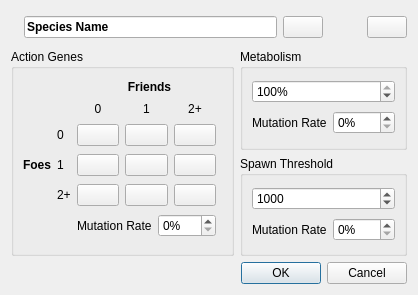
<?xml version="1.0" encoding="UTF-8"?>
<ui version="4.0">
 <class>EditSpeciesDialog</class>
 <widget class="QDialog" name="EditSpeciesDialog">
  <property name="geometry">
   <rect>
    <x>0</x>
    <y>0</y>
    <width>418</width>
    <height>295</height>
   </rect>
  </property>
  <property name="windowTitle">
   <string>Species Editor</string>
  </property>
  <layout class="QVBoxLayout" name="verticalLayout_3" stretch="0,1,0">
   <item>
    <layout class="QHBoxLayout" name="horizontalLayout_5">
     <item>
      <widget class="QLabel" name="dnaIcon">
       <property name="sizePolicy">
        <sizepolicy hsizetype="Fixed" vsizetype="Fixed">
         <horstretch>0</horstretch>
         <verstretch>0</verstretch>
        </sizepolicy>
       </property>
       <property name="pixmap">
        <pixmap resource="resources.qrc">:/icons/resources/icons/dna.png</pixmap>
       </property>
      </widget>
     </item>
     <item>
      <widget class="QLineEdit" name="speciesName">
       <property name="sizePolicy">
        <sizepolicy hsizetype="Expanding" vsizetype="Fixed">
         <horstretch>0</horstretch>
         <verstretch>0</verstretch>
        </sizepolicy>
       </property>
       <property name="font">
        <font>
         <weight>75</weight>
         <bold>true</bold>
        </font>
       </property>
       <property name="text">
        <string>Species Name</string>
       </property>
      </widget>
     </item>
     <item>
      <widget class="QPushButton" name="saveButton">
       <property name="icon">
        <iconset resource="resources.qrc">
         <normaloff>:/icons/resources/icons/save.png</normaloff>:/icons/resources/icons/save.png</iconset>
       </property>
      </widget>
     </item>
     <item>
      <widget class="QLabel" name="colorIcon">
       <property name="minimumSize">
        <size>
         <width>32</width>
         <height>32</height>
        </size>
       </property>
       <property name="maximumSize">
        <size>
         <width>32</width>
         <height>32</height>
        </size>
       </property>
      </widget>
     </item>
     <item>
      <widget class="QPushButton" name="colorPickerButton">
       <property name="sizePolicy">
        <sizepolicy hsizetype="Fixed" vsizetype="Fixed">
         <horstretch>0</horstretch>
         <verstretch>0</verstretch>
        </sizepolicy>
       </property>
       <property name="icon">
        <iconset resource="resources.qrc">
         <normaloff>:/icons/resources/icons/color_picker.png</normaloff>:/icons/resources/icons/color_picker.png</iconset>
       </property>
       <property name="iconSize">
        <size>
         <width>24</width>
         <height>24</height>
        </size>
       </property>
      </widget>
     </item>
    </layout>
   </item>
   <item>
    <layout class="QHBoxLayout" name="horizontalLayout_2">
     <item>
      <widget class="QGroupBox" name="groupBox">
       <property name="title">
        <string>Action Genes</string>
       </property>
       <layout class="QGridLayout" name="gridLayout">
        <item row="0" column="2" colspan="4">
         <widget class="QLabel" name="friendsLabel">
          <property name="sizePolicy">
           <sizepolicy hsizetype="Preferred" vsizetype="Fixed">
            <horstretch>0</horstretch>
            <verstretch>0</verstretch>
           </sizepolicy>
          </property>
          <property name="font">
           <font>
            <weight>75</weight>
            <bold>true</bold>
           </font>
          </property>
          <property name="text">
           <string>Friends</string>
          </property>
          <property name="alignment">
           <set>Qt::AlignCenter</set>
          </property>
         </widget>
        </item>
        <item row="2" column="1">
         <widget class="QLabel" name="foeLabel0">
          <property name="text">
           <string>0</string>
          </property>
         </widget>
        </item>
        <item row="2" column="2">
         <widget class="QPushButton" name="movement00">
          <property name="icon">
           <iconset resource="resources.qrc">
            <normaloff>:/actions/resources/actions/arrow_right.png</normaloff>:/actions/resources/actions/arrow_right.png</iconset>
          </property>
         </widget>
        </item>
        <item row="2" column="3">
         <widget class="QPushButton" name="movement10">
          <property name="icon">
           <iconset resource="resources.qrc">
            <normaloff>:/actions/resources/actions/arrow_right.png</normaloff>:/actions/resources/actions/arrow_right.png</iconset>
          </property>
         </widget>
        </item>
        <item row="3" column="2">
         <widget class="QPushButton" name="movement01">
          <property name="icon">
           <iconset resource="resources.qrc">
            <normaloff>:/actions/resources/actions/arrow_right.png</normaloff>:/actions/resources/actions/arrow_right.png</iconset>
          </property>
         </widget>
        </item>
        <item row="4" column="2">
         <widget class="QPushButton" name="movement02">
          <property name="icon">
           <iconset resource="resources.qrc">
            <normaloff>:/actions/resources/actions/arrow_right.png</normaloff>:/actions/resources/actions/arrow_right.png</iconset>
          </property>
         </widget>
        </item>
        <item row="3" column="3">
         <widget class="QPushButton" name="movement11">
          <property name="icon">
           <iconset resource="resources.qrc">
            <normaloff>:/actions/resources/actions/arrow_right.png</normaloff>:/actions/resources/actions/arrow_right.png</iconset>
          </property>
         </widget>
        </item>
        <item row="4" column="3">
         <widget class="QPushButton" name="movement12">
          <property name="icon">
           <iconset resource="resources.qrc">
            <normaloff>:/actions/resources/actions/arrow_right.png</normaloff>:/actions/resources/actions/arrow_right.png</iconset>
          </property>
         </widget>
        </item>
        <item row="3" column="4">
         <widget class="QPushButton" name="movement21">
          <property name="icon">
           <iconset resource="resources.qrc">
            <normaloff>:/actions/resources/actions/arrow_right.png</normaloff>:/actions/resources/actions/arrow_right.png</iconset>
          </property>
         </widget>
        </item>
        <item row="2" column="4">
         <widget class="QPushButton" name="movement20">
          <property name="icon">
           <iconset resource="resources.qrc">
            <normaloff>:/actions/resources/actions/arrow_right.png</normaloff>:/actions/resources/actions/arrow_right.png</iconset>
          </property>
         </widget>
        </item>
        <item row="4" column="4">
         <widget class="QPushButton" name="movement22">
          <property name="icon">
           <iconset resource="resources.qrc">
            <normaloff>:/actions/resources/actions/arrow_right.png</normaloff>:/actions/resources/actions/arrow_right.png</iconset>
          </property>
         </widget>
        </item>
        <item row="1" column="3">
         <widget class="QLabel" name="friendsLabel1">
          <property name="sizePolicy">
           <sizepolicy hsizetype="Preferred" vsizetype="Fixed">
            <horstretch>0</horstretch>
            <verstretch>0</verstretch>
           </sizepolicy>
          </property>
          <property name="text">
           <string>1</string>
          </property>
          <property name="alignment">
           <set>Qt::AlignCenter</set>
          </property>
         </widget>
        </item>
        <item row="1" column="4">
         <widget class="QLabel" name="friendsLabel2">
          <property name="sizePolicy">
           <sizepolicy hsizetype="Preferred" vsizetype="Fixed">
            <horstretch>0</horstretch>
            <verstretch>0</verstretch>
           </sizepolicy>
          </property>
          <property name="text">
           <string>2+</string>
          </property>
          <property name="alignment">
           <set>Qt::AlignCenter</set>
          </property>
         </widget>
        </item>
        <item row="3" column="1">
         <widget class="QLabel" name="foeLabel1">
          <property name="text">
           <string>1</string>
          </property>
         </widget>
        </item>
        <item row="4" column="1">
         <widget class="QLabel" name="foeLabel2">
          <property name="text">
           <string>2+</string>
          </property>
         </widget>
        </item>
        <item row="1" column="2">
         <widget class="QLabel" name="friendsLabel0">
          <property name="sizePolicy">
           <sizepolicy hsizetype="Preferred" vsizetype="Fixed">
            <horstretch>0</horstretch>
            <verstretch>0</verstretch>
           </sizepolicy>
          </property>
          <property name="text">
           <string>0</string>
          </property>
          <property name="alignment">
           <set>Qt::AlignCenter</set>
          </property>
         </widget>
        </item>
        <item row="5" column="2" colspan="3">
         <layout class="QHBoxLayout" name="horizontalLayout_6">
          <item>
           <widget class="QLabel" name="movementMutationLabel">
            <property name="text">
             <string>Mutation Rate</string>
            </property>
           </widget>
          </item>
          <item>
           <widget class="QSpinBox" name="movementMutation">
            <property name="suffix">
             <string>%</string>
            </property>
            <property name="maximum">
             <number>100</number>
            </property>
           </widget>
          </item>
         </layout>
        </item>
        <item row="2" column="0" rowspan="3">
         <widget class="QLabel" name="foesLabel">
          <property name="font">
           <font>
            <weight>75</weight>
            <bold>true</bold>
           </font>
          </property>
          <property name="text">
           <string>Foes</string>
          </property>
         </widget>
        </item>
       </layout>
      </widget>
     </item>
     <item>
      <layout class="QVBoxLayout" name="verticalLayout_2">
       <item>
        <widget class="QGroupBox" name="groupBox_3">
         <property name="title">
          <string>Metabolism</string>
         </property>
         <layout class="QVBoxLayout" name="verticalLayout_4">
          <item>
           <widget class="QSpinBox" name="metabolism">
            <property name="suffix">
             <string>%</string>
            </property>
            <property name="maximum">
             <number>100</number>
            </property>
            <property name="value">
             <number>100</number>
            </property>
           </widget>
          </item>
          <item>
           <layout class="QHBoxLayout" name="horizontalLayout_3">
            <item>
             <widget class="QLabel" name="metabolismMutationLabel">
              <property name="text">
               <string>Mutation Rate</string>
              </property>
             </widget>
            </item>
            <item>
             <widget class="QSpinBox" name="metabolismMutation">
              <property name="suffix">
               <string>%</string>
              </property>
              <property name="maximum">
               <number>100</number>
              </property>
             </widget>
            </item>
           </layout>
          </item>
         </layout>
        </widget>
       </item>
       <item>
        <widget class="QGroupBox" name="groupBox_2">
         <property name="title">
          <string>Spawn Threshold</string>
         </property>
         <layout class="QVBoxLayout" name="verticalLayout_5">
          <item>
           <widget class="QSpinBox" name="spawnThreshold">
            <property name="minimum">
             <number>500</number>
            </property>
            <property name="maximum">
             <number>5000</number>
            </property>
            <property name="value">
             <number>1000</number>
            </property>
           </widget>
          </item>
          <item>
           <layout class="QHBoxLayout" name="horizontalLayout_4">
            <item>
             <widget class="QLabel" name="spawnThresholdMutationLabel">
              <property name="text">
               <string>Mutation Rate</string>
              </property>
             </widget>
            </item>
            <item>
             <widget class="QSpinBox" name="spawnThresholdMutation">
              <property name="suffix">
               <string>%</string>
              </property>
              <property name="maximum">
               <number>100</number>
              </property>
             </widget>
            </item>
           </layout>
          </item>
         </layout>
        </widget>
       </item>
      </layout>
     </item>
    </layout>
   </item>
   <item>
    <widget class="QDialogButtonBox" name="buttonBox">
     <property name="orientation">
      <enum>Qt::Horizontal</enum>
     </property>
     <property name="standardButtons">
      <set>QDialogButtonBox::Cancel|QDialogButtonBox::Ok</set>
     </property>
    </widget>
   </item>
  </layout>
 </widget>
 <resources>
  <include location="resources.qrc"/>
 </resources>
 <connections>
  <connection>
   <sender>buttonBox</sender>
   <signal>accepted()</signal>
   <receiver>EditSpeciesDialog</receiver>
   <slot>accept()</slot>
   <hints>
    <hint type="sourcelabel">
     <x>257</x>
     <y>285</y>
    </hint>
    <hint type="destinationlabel">
     <x>157</x>
     <y>274</y>
    </hint>
   </hints>
  </connection>
  <connection>
   <sender>buttonBox</sender>
   <signal>rejected()</signal>
   <receiver>EditSpeciesDialog</receiver>
   <slot>reject()</slot>
   <hints>
    <hint type="sourcelabel">
     <x>316</x>
     <y>285</y>
    </hint>
    <hint type="destinationlabel">
     <x>286</x>
     <y>274</y>
    </hint>
   </hints>
  </connection>
 </connections>
</ui>
